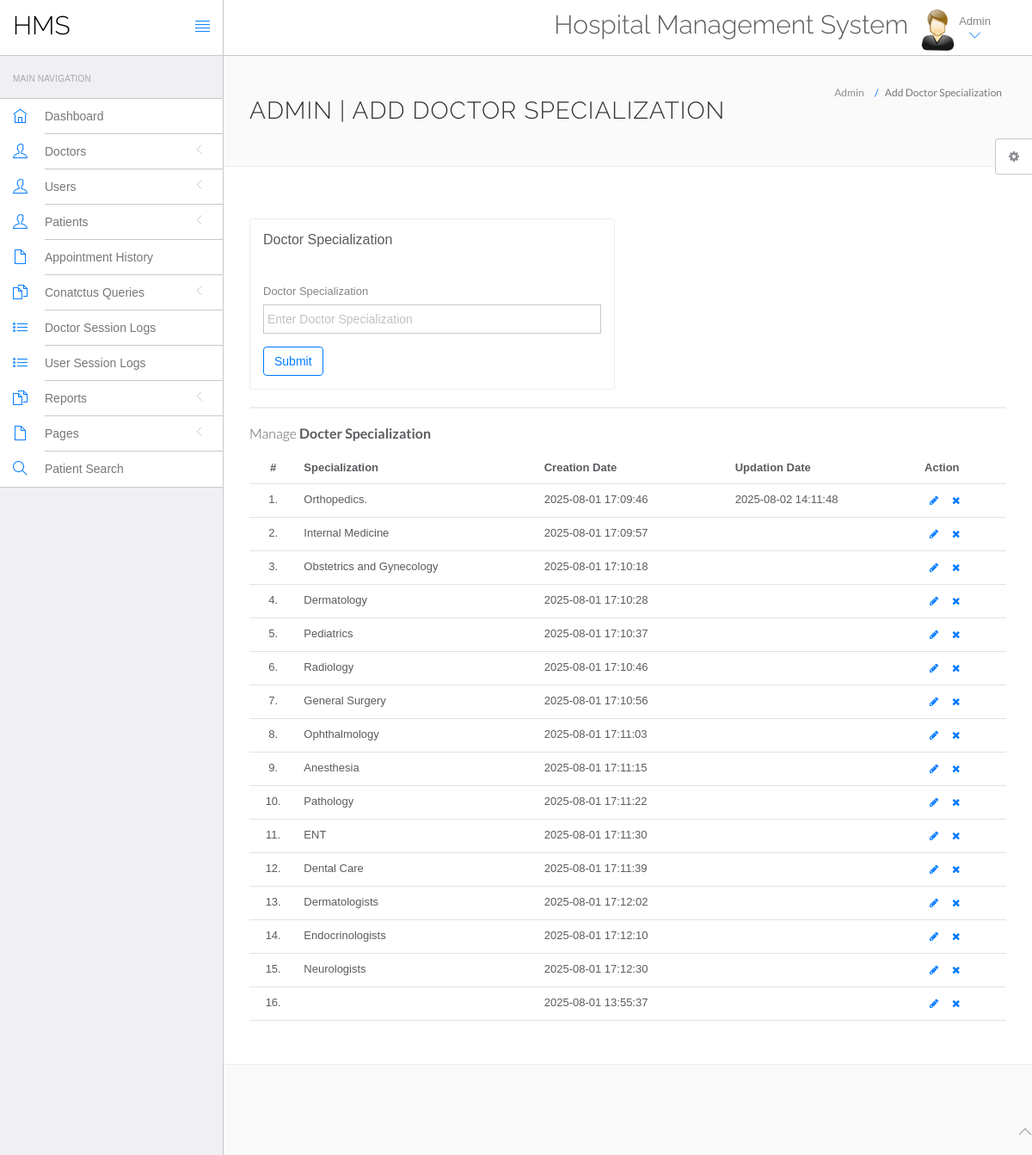
The page /hms/admin/doctor-specilization.php (signed in) on the database its author committed.
### tables this page shows
CREATE TABLE `doctorspecilization` (
  `id` int(11) NOT NULL,
  `specilization` varchar(255) DEFAULT NULL,
  `creationDate` timestamp NULL DEFAULT current_timestamp(),
  `updationDate` timestamp NULL DEFAULT NULL ON UPDATE current_timestamp()
);

### hms/admin/doctor-specilization.php (the view, shortened to what this page needs)
<?php
include('include/config.php');
if(strlen($_SESSION['id']==0)) {
 header('location:logout.php');
  } else{
?>
<!DOCTYPE html>
<html lang="en">
	<head>
		<link rel="stylesheet" href="vendor/bootstrap/css/bootstrap.min.css">
		<link rel="stylesheet" href="vendor/fontawesome/css/font-awesome.min.css">
		<link rel="stylesheet" href="vendor/themify-icons/themify-icons.min.css">
		<link href="vendor/animate.css/animate.min.css" rel="stylesheet" media="screen">
		<link href="vendor/perfect-scrollbar/perfect-scrollbar.min.css" rel="stylesheet" media="screen">
		<link href="vendor/switchery/switchery.min.css" rel="stylesheet" media="screen">
		<link href="vendor/bootstrap-touchspin/jquery.bootstrap-touchspin.min.css" rel="stylesheet" media="screen">
		<link href="vendor/select2/select2.min.css" rel="stylesheet" media="screen">
		<link href="vendor/bootstrap-datepicker/bootstrap-datepicker3.standalone.min.css" rel="stylesheet" media="screen">
		<link href="vendor/bootstrap-timepicker/bootstrap-timepicker.min.css" rel="stylesheet" media="screen">
		<link rel="stylesheet" href="assets/css/styles.css">
		<link rel="stylesheet" href="assets/css/plugins.css">
		<link rel="stylesheet" href="assets/css/themes/theme-1.css" id="skin_color" />
	</head>
	<body>
		<div id="app">
<?php include('include/sidebar.php');?>
			<div class="app-content">
						<?php include('include/header.php');?>
				<div class="main-content" >
					<div class="wrap-content container" id="container">
						<section id="page-title">
							<div class="row">
								<div class="col-sm-8">
									<h1 class="mainTitle">Admin | Add Doctor Specialization</h1>
																	</div>
								<ol class="breadcrumb">
									<li>
										<span>Admin</span>
									</li>
									<li class="active">
										<span>Add Doctor Specialization</span>
									</li>
								</ol>
							</div>
						</section>
						<div class="container-fluid container-fullw bg-white">
							<div class="row">
								<div class="col-md-12">
									<div class="row margin-top-30">
										<div class="col-lg-6 col-md-12">
											<div class="panel panel-white">
												<div class="panel-heading">
													<h5 class="panel-title">Doctor Specialization</h5>
												</div>
												<div class="panel-body">
													<form role="form" name="dcotorspcl" method="post" >
														<div class="form-group">
															<label for="exampleInputEmail1">
																Doctor Specialization
															</label>
							<input type="text" name="doctorspecilization" class="form-control"  placeholder="Enter Doctor Specialization">
														</div>
														<button type="submit" name="submit" class="btn btn-o btn-primary">
															Submit
														</button>
													</form>
												</div>
											</div>
										</div>
											</div>
										</div>
									<div class="col-lg-12 col-md-12">
											<div class="panel panel-white">
											</div>
										</div>
									</div>
									<div class="row">
								<div class="col-md-12">
									<h5 class="over-title margin-bottom-15">Manage <span class="text-bold">Docter Specialization</span></h5>
									<table class="table table-hover" id="sample-table-1">
										<thead>
											<tr>
												<th class="center">#</th>
												<th>Specialization</th>
												<th class="hidden-xs">Creation Date</th>
												<th>Updation Date</th>
												<th>Action</th>
											</tr>
										</thead>
										<tbody>
<?php
$sql=mysqli_query($con,"select * from doctorSpecilization");
$cnt=1;
while($row=mysqli_fetch_array($sql))
{
?>
											<tr>
												<td class="center"><?php echo $cnt;?>.</td>
												<td class="hidden-xs"><?php echo $row['specilization'];?></td>
												<td><?php echo $row['creationDate'];?></td>
												<td><?php echo $row['updationDate'];?>
												</td>
												<td >
												<div class="visible-md visible-lg hidden-sm hidden-xs">
							<a href="edit-doctor-specialization.php?id=<?php echo $row['id'];?>" class="btn btn-transparent btn-xs" tooltip-placement="top" tooltip="Edit"><i class="fa fa-pencil"></i></a>
	<a href="doctor-specilization.php?id=<?php echo $row['id']?>&del=delete" onClick="return confirm('Are you sure you want to delete?')"class="btn btn-transparent btn-xs tooltips" tooltip-placement="top" tooltip="Remove"><i class="fa fa-times fa fa-white"></i></a>
												</div>
												</td>
											</tr>
											<?php
$cnt=$cnt+1;
											 }?>
										</tbody>
									</table>
								</div>
							</div>
								</div>
							</div>
						</div>
					</div>
				</div>
	<?php include('include/footer.php');?>
	<?php include('include/setting.php');?>
	</body>
</html>
<?php } ?>

### hms/admin/assets/css/themes/theme-1.css (style rules this page uses)
body { background: #FAFAFA; }

### rows shown on the page
doctorspecilization: specilization "Orthopedics.", creationDate "2025-08-01 17:09:46", updationDate "2025-08-02 14:11:48"
doctorspecilization: specilization "Internal Medicine", creationDate "2025-08-01 17:09:57"
doctorspecilization: specilization "Obstetrics and Gynecology", creationDate "2025-08-01 17:10:18"
doctorspecilization: specilization "Dermatology", creationDate "2025-08-01 17:10:28"
doctorspecilization: specilization "Pediatrics", creationDate "2025-08-01 17:10:37"
doctorspecilization: specilization "Radiology", creationDate "2025-08-01 17:10:46"
doctorspecilization: specilization "General Surgery", creationDate "2025-08-01 17:10:56"
doctorspecilization: specilization "Ophthalmology", creationDate "2025-08-01 17:11:03"
doctorspecilization: specilization "Anesthesia", creationDate "2025-08-01 17:11:15"
doctorspecilization: specilization "Pathology", creationDate "2025-08-01 17:11:22"
doctorspecilization: specilization "ENT", creationDate "2025-08-01 17:11:30"
doctorspecilization: specilization "Dental Care", creationDate "2025-08-01 17:11:39"
doctorspecilization: specilization "Dermatologists", creationDate "2025-08-01 17:12:02"
doctorspecilization: specilization "Endocrinologists", creationDate "2025-08-01 17:12:10"
doctorspecilization: specilization "Neurologists", creationDate "2025-08-01 17:12:30"
doctorspecilization: creationDate "2025-08-01 13:55:37"
